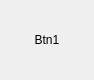
<?xml version="1.0" encoding="UTF-8"?>
<ui version="4.0">
 <class>Form</class>
 <widget class="QWidget" name="Form">
  <property name="geometry">
   <rect>
    <x>0</x>
    <y>0</y>
    <width>94</width>
    <height>80</height>
   </rect>
  </property>
  <property name="sizePolicy">
   <sizepolicy hsizetype="MinimumExpanding" vsizetype="MinimumExpanding">
    <horstretch>0</horstretch>
    <verstretch>0</verstretch>
   </sizepolicy>
  </property>
  <property name="windowTitle">
   <string>Form</string>
  </property>
  <property name="styleSheet">
   <string notr="true">/* Modèle Rectangulaire - Zéro Bordure */
QToolButton {
    border: none;
    background: transparent;
}

/* Outil sélectionné et validé */
QToolButton:checked {
    background-color: rgba(100, 150, 200, 0.4);
    border: none;
}

/* Apparence au survol */
QToolButton:hover {
    background-color: rgba(100, 150, 200, 0.2);
    border: none;
}

/* État combiné : outil sélectionné et survolé */
QToolButton:checked:hover {
    background-color: rgba(100, 150, 200, 0.5);
    border: none;
}</string>
  </property>
  <layout class="QGridLayout" name="gridLayout">
   <item row="0" column="0">
    <widget class="QToolButton" name="toolButton_1">
     <property name="sizePolicy">
      <sizepolicy hsizetype="Minimum" vsizetype="Minimum">
       <horstretch>0</horstretch>
       <verstretch>0</verstretch>
      </sizepolicy>
     </property>
     <property name="minimumSize">
      <size>
       <width>32</width>
       <height>32</height>
      </size>
     </property>
     <property name="maximumSize">
      <size>
       <width>16777215</width>
       <height>16777215</height>
      </size>
     </property>
     <property name="text">
      <string>Btn1</string>
     </property>
     <property name="iconSize">
      <size>
       <width>40</width>
       <height>40</height>
      </size>
     </property>
    </widget>
   </item>
  </layout>
 </widget>
 <resources/>
 <connections/>
</ui>
